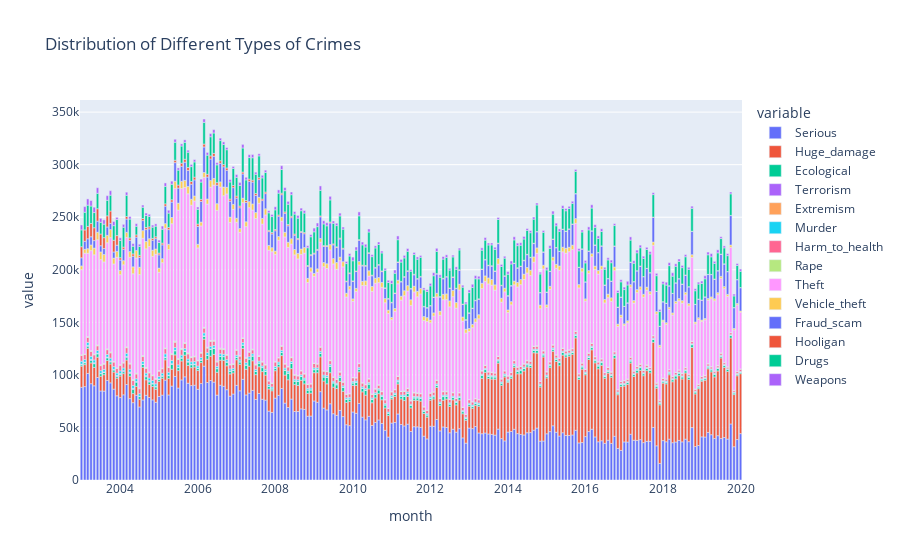

Notebook code for this chart:
### Code cell
fig = px.bar(df, x='month', y=['Serious', 'Huge_damage', 'Ecological', 'Terrorism', 'Extremism', 'Murder', 'Harm_to_health', 'Rape', 'Theft', 'Vehicle_theft', 'Fraud_scam', 'Hooligan', 'Drugs', 'Weapons'], title='Distribution of Different Types of Crimes')
fig.show()

### Figure 1 — Plotly figure (JSON) as saved in the notebook; plotly's stock layout.template omitted (floating-point values rounded to 4 significant figures; data arrays with more than 128 entries replaced by an {"elided": "..."} marker saying what was removed)
{"data": [{"alignmentgroup": "True", "hovertemplate": "variable=Serious<br>month=%{x}<br>value=%{y}<extra></extra>", "legendgroup": "Serious", "marker": {"color": "#636efa", "pattern": {"shape": ""}}, "name": "Serious", "offsetgroup": "Serious", "orientation": "v", "showlegend": true, "textposition": "auto", "type": "bar", "x": {"elided": "205 str values"}, "xaxis": "x", "y": {"elided": "205 int values"}, "yaxis": "y"}, {"alignmentgroup": "True", "hovertemplate": "variable=Huge_damage<br>month=%{x}<br>value=%{y}<extra></extra>", "legendgroup": "Huge_damage", "marker": {"color": "#EF553B", "pattern": {"shape": ""}}, "name": "Huge_damage", "offsetgroup": "Huge_damage", "orientation": "v", "showlegend": true, "textposition": "auto", "type": "bar", "x": {"elided": "205 str values"}, "xaxis": "x", "y": {"elided": "205 int values"}, "yaxis": "y"}, {"alignmentgroup": "True", "hovertemplate": "variable=Ecological<br>month=%{x}<br>value=%{y}<extra></extra>", "legendgroup": "Ecological", "marker": {"color": "#00cc96", "pattern": {"shape": ""}}, "name": "Ecological", "offsetgroup": "Ecological", "orientation": "v", "showlegend": true, "textposition": "auto", "type": "bar", "x": {"elided": "205 str values"}, "xaxis": "x", "y": {"elided": "205 int values"}, "yaxis": "y"}, {"alignmentgroup": "True", "hovertemplate": "variable=Terrorism<br>month=%{x}<br>value=%{y}<extra></extra>", "legendgroup": "Terrorism", "marker": {"color": "#ab63fa", "pattern": {"shape": ""}}, "name": "Terrorism", "offsetgroup": "Terrorism", "orientation": "v", "showlegend": true, "textposition": "auto", "type": "bar", "x": {"elided": "205 str values"}, "xaxis": "x", "y": {"elided": "205 int values"}, "yaxis": "y"}, {"alignmentgroup": "True", "hovertemplate": "variable=Extremism<br>month=%{x}<br>value=%{y}<extra></extra>", "legendgroup": "Extremism", "marker": {"color": "#FFA15A", "pattern": {"shape": ""}}, "name": "Extremism", "offsetgroup": "Extremism", "orientation": "v", "showlegend": true, "textposition": "auto", "type": "bar", "x": {"elided": "205 str values"}, "xaxis": "x", "y": {"elided": "205 int values"}, "yaxis": "y"}, {"alignmentgroup": "True", "hovertemplate": "variable=Murder<br>month=%{x}<br>value=%{y}<extra></extra>", "legendgroup": "Murder", "marker": {"color": "#19d3f3", "pattern": {"shape": ""}}, "name": "Murder", "offsetgroup": "Murder", "orientation": "v", "showlegend": true, "textposition": "auto", "type": "bar", "x": {"elided": "205 str values"}, "xaxis": "x", "y": {"elided": "205 int values"}, "yaxis": "y"}, {"alignmentgroup": "True", "hovertemplate": "variable=Harm_to_health<br>month=%{x}<br>value=%{y}<extra></extra>", "legendgroup": "Harm_to_health", "marker": {"color": "#FF6692", "pattern": {"shape": ""}}, "name": "Harm_to_health", "offsetgroup": "Harm_to_health", "orientation": "v", "showlegend": true, "textposition": "auto", "type": "bar", "x": {"elided": "205 str values"}, "xaxis": "x", "y": {"elided": "205 int values"}, "yaxis": "y"}, {"alignmentgroup": "True", "hovertemplate": "variable=Rape<br>month=%{x}<br>value=%{y}<extra></extra>", "legendgroup": "Rape", "marker": {"color": "#B6E880", "pattern": {"shape": ""}}, "name": "Rape", "offsetgroup": "Rape", "orientation": "v", "showlegend": true, "textposition": "auto", "type": "bar", "x": {"elided": "205 str values"}, "xaxis": "x", "y": {"elided": "205 int values"}, "yaxis": "y"}, {"alignmentgroup": "True", "hovertemplate": "variable=Theft<br>month=%{x}<br>value=%{y}<extra></extra>", "legendgroup": "Theft", "marker": {"color": "#FF97FF", "pattern": {"shape": ""}}, "name": "Theft", "offsetgroup": "Theft", "orientation": "v", "showlegend": true, "textposition": "auto", "type": "bar", "x": {"elided": "205 str values"}, "xaxis": "x", "y": {"elided": "205 int values"}, "yaxis": "y"}, {"alignmentgroup": "True", "hovertemplate": "variable=Vehicle_theft<br>month=%{x}<br>value=%{y}<extra></extra>", "legendgroup": "Vehicle_theft", "marker": {"color": "#FECB52", "pattern": {"shape": ""}}, "name": "Vehicle_theft", "offsetgroup": "Vehicle_theft", "orientation": "v", "showlegend": true, "textposition": "auto", "type": "bar", "x": {"elided": "205 str values"}, "xaxis": "x", "y": {"elided": "205 int values"}, "yaxis": "y"}, {"alignmentgroup": "True", "hovertemplate": "variable=Fraud_scam<br>month=%{x}<br>value=%{y}<extra></extra>", "legendgroup": "Fraud_scam", "marker": {"color": "#636efa", "pattern": {"shape": ""}}, "name": "Fraud_scam", "offsetgroup": "Fraud_scam", "orientation": "v", "showlegend": true, "textposition": "auto", "type": "bar", "x": {"elided": "205 str values"}, "xaxis": "x", "y": {"elided": "205 int values"}, "yaxis": "y"}, {"alignmentgroup": "True", "hovertemplate": "variable=Hooligan<br>month=%{x}<br>value=%{y}<extra></extra>", "legendgroup": "Hooligan", "marker": {"color": "#EF553B", "pattern": {"shape": ""}}, "name": "Hooligan", "offsetgroup": "Hooligan", "orientation": "v", "showlegend": true, "textposition": "auto", "type": "bar", "x": {"elided": "205 str values"}, "xaxis": "x", "y": {"elided": "205 int values"}, "yaxis": "y"}, {"alignmentgroup": "True", "hovertemplate": "variable=Drugs<br>month=%{x}<br>value=%{y}<extra></extra>", "legendgroup": "Drugs", "marker": {"color": "#00cc96", "pattern": {"shape": ""}}, "name": "Drugs", "offsetgroup": "Drugs", "orientation": "v", "showlegend": true, "textposition": "auto", "type": "bar", "x": {"elided": "205 str values"}, "xaxis": "x", "y": {"elided": "205 int values"}, "yaxis": "y"}, {"alignmentgroup": "True", "hovertemplate": "variable=Weapons<br>month=%{x}<br>value=%{y}<extra></extra>", "legendgroup": "Weapons", "marker": {"color": "#ab63fa", "pattern": {"shape": ""}}, "name": "Weapons", "offsetgroup": "Weapons", "orientation": "v", "showlegend": true, "textposition": "auto", "type": "bar", "x": {"elided": "205 str values"}, "xaxis": "x", "y": {"elided": "205 int values"}, "yaxis": "y"}], "layout": {"autosize": true, "barmode": "relative", "legend": {"title": {"text": "variable"}, "tracegroupgap": 0}, "title": {"text": "Distribution of Different Types of Crimes"}, "xaxis": {"anchor": "y", "autorange": true, "domain": [0, 1], "range": ["2002-12-18", "2020-01-15"], "title": {"text": "month"}, "type": "date"}, "yaxis": {"anchor": "x", "autorange": true, "domain": [0, 1], "range": [0, 361500.0], "title": {"text": "value"}, "type": "linear"}}}
